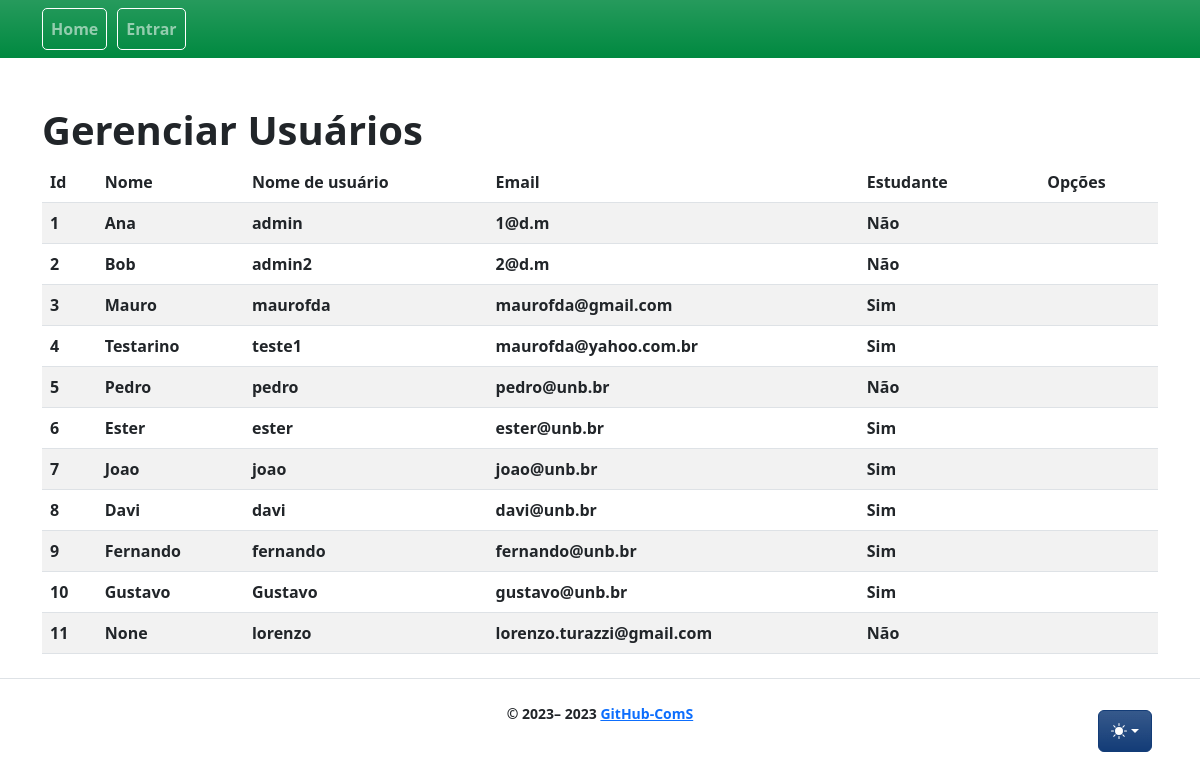
/users/, run on the app's committed database.
### app/models/user.py (models this page shows, shortened)
class User(UserMixin, db.Model):
    __tablename__ = "user"
    id = db.Column(db.Integer, primary_key=True)
    name = db.Column(db.String, nullable=True)
    username = db.Column(db.String(80), unique=True, nullable=False)
    email = db.Column(db.String(120), unique=True, nullable=False)
    pwd = db.Column(db.String(300), nullable=False)
    is_student = db.Column(db.BOOLEAN)

### app/controllers/users_controllers.py (the view)
@bp.route("/", methods=["GET", "POST"])
def index():
    users = User.query.all()
    return render_template(_j.index, entities=users, **properties)

### app/templates/users/index.jinja2 (shortened to what this page needs)
{% extends "base.jinja2" %}
{% from 'bootstrap5/utils.html' import render_icon %}
{% from 'macros/component_confirm_modal.jinja2' import confirmModalMacro, confirmModalScript %}
{% block head %}
{{ super() }}
{% endblock %}
{% block content %}
<div class="table-wrapper">
    <div class="table-title">
        <div class="row">
            <div class="col-sm-6">
                <h1>Gerenciar {{title}}</h1>
            </div>
            <div class="col-sm-6">
            </div>
        </div>
    </div>
    <table class="table table-striped table-hover">
        <thead>
            <tr>
                <th>Id</th>
                <th>Nome</th>
                <th>Nome de usuário</th>
                <th>Email</th>
                <th>Estudante</th>
                <th></th>
                <th>Opções</th>
            </tr>
        </thead>
        <tbody>
            {% for entity in entities %}
            <tr>
                {% for field in list_fields %}
                    {% if field == 'is_student' %}
                        {% if entity[field] == True %}
                            <td>Sim</td>
                        {% else %}
                            <td>Não</td>
                        {% endif %}
                    {% else %}
                    <td>{{ entity[field] }}</td>
                    {% endif %}
                {% endfor %}
                    <td>
                    <a class="btn" href="{{ url_for('users.edit', id=entity.id) }}" data-toggle="tooltip"
                        data-placement="top" title="Tooltip on top"></a>
                    <a  href="#" class="btn clickForActionToConfirm" entity-id="{{entity.id}}" data-bs-toggle="modal"
                        data-bs-target="#modalConfirm" data-entity-reference="{{entity.username}}"
                        data-action="{{url_for('users.delete', id=entity.id)}}" data-action-text="delete" title="deletar">
                    </a>
                </td>
            </tr>
            {% endfor %}
        </tbody>
    </table>
</div>
{% endblock %}

### data on the page
User: id "1" "Ana" "admin" "1@d.m", is_student "Não"
User: id "2" "Bob" "admin2" "2@d.m", is_student "Não"
User: id "3" "Mauro" "maurofda" "maurofda@gmail.com", is_student "Sim"
User: id "4" "Testarino" "teste1" "maurofda@yahoo.com.br", is_student "Sim"
User: id "5" "Pedro" "pedro" "pedro@unb.br", is_student "Não"
User: id "6" "Ester" "ester" "ester@unb.br", is_student "Sim"
User: id "7" "Joao" "joao" "joao@unb.br", is_student "Sim"
User: id "8" "Davi" "davi" "davi@unb.br", is_student "Sim"
User: id "9" "Fernando" "fernando" "fernando@unb.br", is_student "Sim"
User: id "10" "Gustavo" "Gustavo" "gustavo@unb.br", is_student "Sim"
User: id "11" "None" "lorenzo" "lorenzo.turazzi@gmail.com"

### other printed values
{{ render_nav_item('main.index', 'Home') }} "Home"
{{ render_nav_item('auth.login', 'Entrar') }} "Entrar"
{{ title }} "Usuários"
